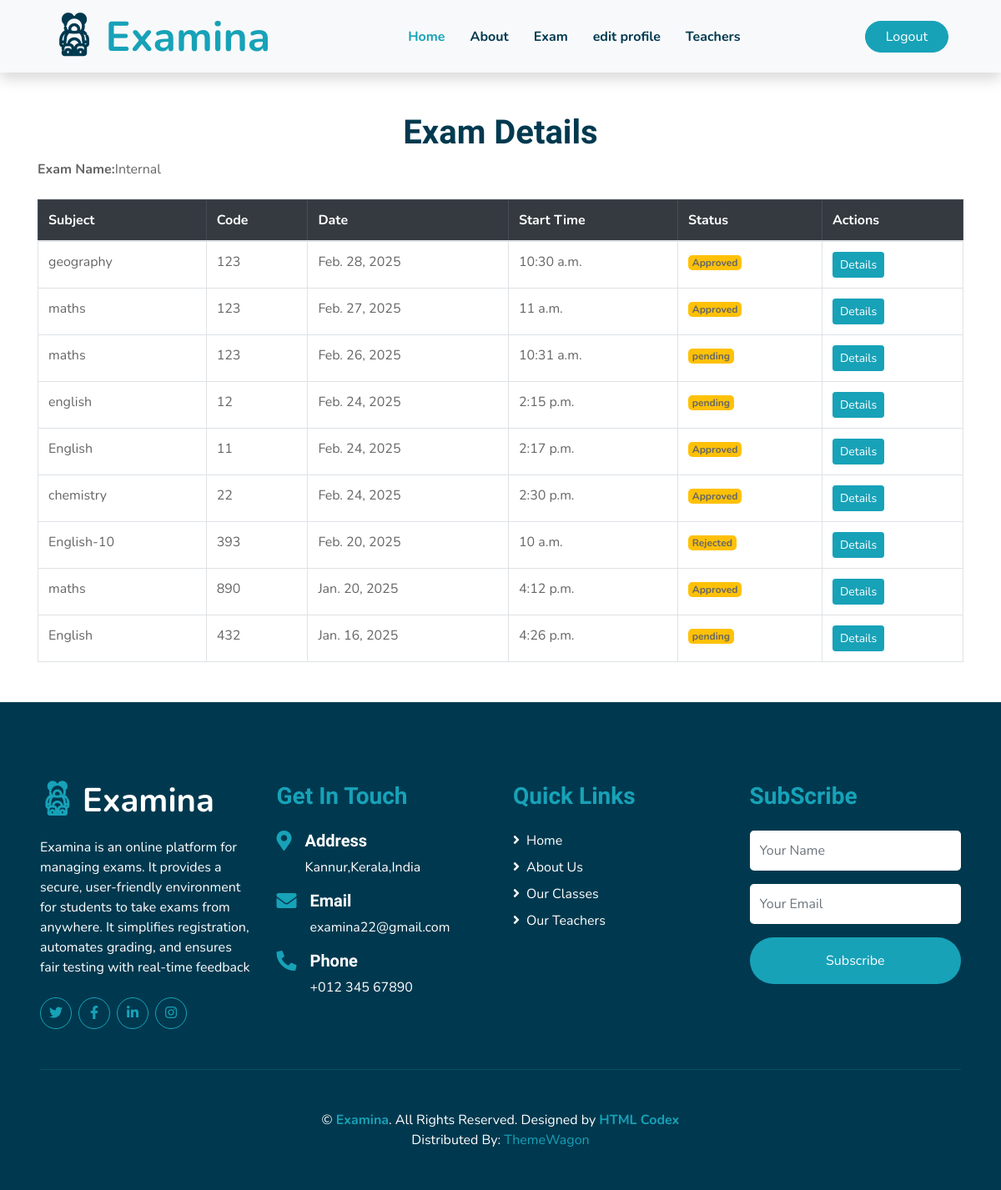
The app's page /princioal/viewteacher_exam/ with its own data.
### teacher/models.py (models this page shows, shortened)
class Exam_name(models.Model):
    Name=models.CharField(max_length=20)
    institute=models.ForeignKey('common.institute', on_delete=models.CASCADE,default=1)
    def __str__(self):
        return self.Name

class exam(models.Model):
    nameid=models.ForeignKey(Exam_name,on_delete=models.CASCADE,null=True)
    code=models.CharField(max_length=100)
    start=models.TimeField()
    duration=models.IntegerField()
    marks=models.IntegerField()
    type=models.CharField(max_length=100)
    grade=models.CharField(max_length=100)
    date=models.DateField()
    discp=models.CharField(max_length=200)
    sub=models.CharField(max_length=200)
    teacher=models.ForeignKey(teacher1,on_delete=models.CASCADE)
    minimum=models.IntegerField()
    status=models.CharField(max_length=20,default="pending")
    number_of_questions=models.IntegerField(default=1)

### principal/views.py (the view)
# urls.py: path('viewteacher_exam/',views.viewteacher_exam,name="viewteacher_exam"),
def viewteacher_exam(request):
    exams =exam.objects.all().order_by('-date')  # Fetch all exams
    name = get_object_or_404(Exam_name, id=exams[0].nameid_id)
    selected_exam = None
    exam_id = request.GET.get('exam_id')
    if exam_id:
        selected_exam = get_object_or_404(exam, id=exam_id)
    context = {
        'exams': exams,
        'selected_exam': selected_exam,
        'name':name
    }
    return render(request, 'principal/view_exam.html', context)

### teacher/models.py (called while the page is built)
    def __str__(self):
        return self.user.username

### templates/principal/view_exam.html (shortened to what this page needs)
{% extends 'principal/principal_base.html' %}
{% load static %}
{% block content %}
<div class="container my-5">
    <h1 class="text-center">Exam Details</h1>
    <p><strong>Exam Name:</strong>{{name }}</p>
    <table class="table table-bordered table-hover mt-4">
        <thead class="table-dark">
            <tr>
                <th>Subject</th>
                <th>Code</th>
                <th>Date</th>
                <th>Start Time</th>
                <th>Status</th>
                <th>Actions</th>
            </tr>
        </thead>
        <tbody>
            {% for exam in exams %}
            <tr>
                <td>{{ exam.sub }}</td>
                <td>{{ exam.code }}</td>
                <td>{{ exam.date }}</td>
                <td>{{ exam.start }}</td>
                <td>
                    <span class="badge {% if exam.status == 'approved' %}bg-success{% elif exam.status == 'rejected' %}bg-danger{% else %}bg-warning{% endif %}">
                        {{ exam.status }}
                    </span>
                </td>
                <td>
                    <button type="button" class="btn btn-primary btn-sm"  data-toggle="modal" data-target="#examModal{{ exam.id }}">
                        Details
                    </button>
                </td>
            </tr>
            {% empty %}
            <tr>
                <td colspan="7" class="text-center">No exams available.</td>
            </tr>
            {% endfor %}
        </tbody>
    </table>
</div>
{% endblock %}

### records on screen
Exam_name: Name "Internal"
exam: sub "geography", code "123", date "Feb. 28, 2025", start "10:30 a.m.", status "Approved"
exam: sub "maths", code "123", date "Feb. 27, 2025", start "11 a.m.", status "Approved"
exam: sub "maths", code "123", date "Feb. 26, 2025", start "10:31 a.m.", status "pending"
exam: sub "english", code "12", date "Feb. 24, 2025", start "2:15 p.m.", status "pending"
exam: sub "English", code "11", date "Feb. 24, 2025", start "2:17 p.m.", status "Approved"
exam: sub "chemistry", code "22", date "Feb. 24, 2025", start "2:30 p.m.", status "Approved"
exam: sub "English-10", code "393", date "Feb. 20, 2025", start "10 a.m.", status "Rejected"
exam: sub "maths", code "890", date "Jan. 20, 2025", start "4:12 p.m.", status "Approved"
exam: sub "English", code "432", date "Jan. 16, 2025", start "4:26 p.m.", status "pending"
